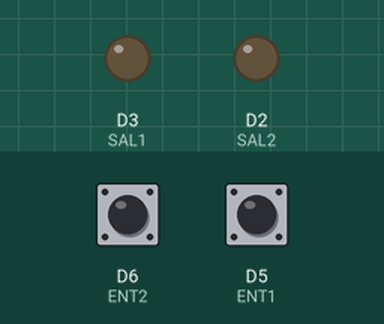
Bench run of a sketch on a simulated ESP8266 (Wemos D1 mini). On the bench: output pins drawn as LEDs (lit = HIGH). Inputs (shaded band) come from the test bench; at power-on: D6 (ENT2) HIGH, D5 (ENT1) HIGH. What the sketch prints to the serial monitor is not drawn.

Above: at 2.6 s.
2.7 s: D6 (ENT2) pulled LOW for 0.15 s
At 3.5 s:
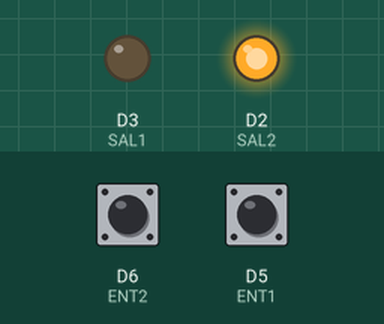
4.3 s: D5 (ENT1) pulled LOW for 0.15 s
At 4.7 s:
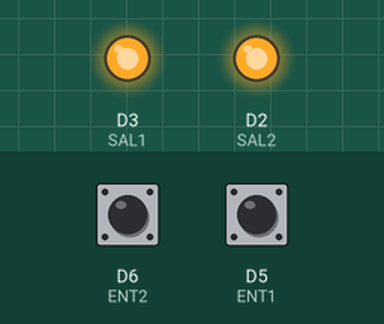
5.9 s: D6 (ENT2) pulled LOW for 1 s
At 7.1 s:
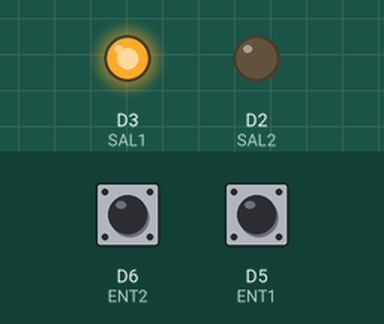
9.9 s: D6 (ENT2) pulled LOW for 3.2 s
At 10.2 s:
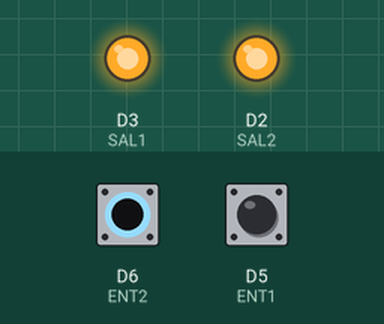
14.6 s: D5 (ENT1) pulled LOW for 1 s
At 14.9 s:
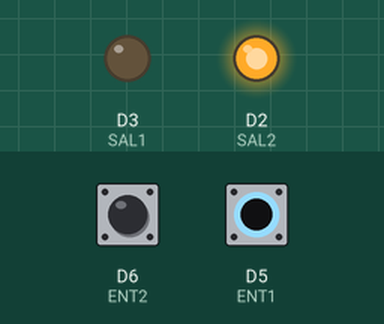
Timing chart, 0 to 17.6 s (numbered marks = the images above; inputs shaded):
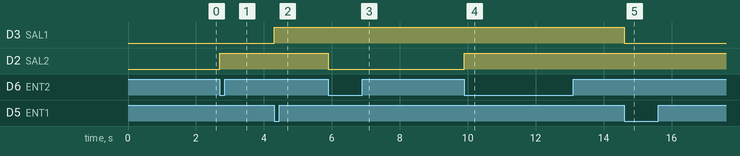

The sketch:

WEMOS_postserver_AccessPoint.ino
```cpp
#include <ESP8266WiFi.h>
#include <WiFiClient.h>
#include <ESP8266WebServer.h>
#include <ESP8266mDNS.h>
#include <string.h>

#ifndef STASSID
#define STASSID "your_wifi"
#define STAPSK  "your_wifi_passwd"
#endif
#ifndef APSSID
#define APSSID "this_wemos_wifi_access_point_name"
#define APPSK  "access_point_passwd"
#endif

#define SAL1 D3
#define SAL2 D2
#define ENT1 D5
#define ENT2 D6

const char *ssid     = APSSID;
const char *password = APPSK;
boolean estado1=0;
boolean estado2=0;

ESP8266WebServer server(80);

const int led = LED_BUILTIN;

const String postForms = "<html>\
  <head>\
    <title>ESP8266 Web Server POST handling</title>\
    <style>\
      body { background-color: #cccccc; font-size: xx-large; font-family: Arial, Helvetica, Sans-Serif; Color: #000088; }\
    </style>\
  </head>\
  <body>\
    <h1>POST plain text to /postplain/</h1><br>\
    <form method=\"post\" enctype=\"text/plain\" action=\"/postplain/\">\
      <div style=\"margin:10 80 40\">\
      <input type=\"submit\" style=\"font-size: 120px\" name=\"bot1\" value=\"1\"><br>\<br>\
      <input type=\"submit\" style=\"font-size: 120px\" name=\"bot2\" value=\"2\"><br>\
    </div>\
    </form>\
  </body>\
</html>";

const String redirige = "<html>\
    <head>\
        <meta http-equiv=\"refresh\" content=\"0; url=http://192.168.4.1/?\">\
<script type=\"text/javascript\">\
window.location.href = \"http://192.168.4.1\"\
</script>\
</head>\
</html>";


void handleRoot() {
  server.send(200, "text/html", postForms);
}

void handlePlain() {
  Serial.print(server.arg("plain"));

  if (server.method() != HTTP_POST) {
  //  server.send(405, "text/plain", "Method Not Allowed");
  } else {
   char dato = server.arg("plain")[5];
    if (dato=='1'){
      estado1 = !estado1;
      digitalWrite(SAL1, estado1);
    }
    else if (dato=='2') {
      estado2 = !estado2;
      digitalWrite(SAL2, estado2);
    }
   Serial.println(" recibido");
   Serial.print("Luz ");
   Serial.print(dato);
   switch(dato) {
    case '1':
     if (estado1==1) {Serial.println(" encendida");} else {Serial.println(" apagada");}
     break;
    case '2':
     if (estado2==1) {Serial.println(" encendida");} else {Serial.println(" apagada");}
     break;
    }
   }

    server.send(201, "text/html", redirige);
}
/*
void handleForm() {
  if (server.method() != HTTP_POST) {
  //  server.send(405, "text/plain", "Method Not Allowed");
  } else {
   char dato = server.arg("plain")[5];
   Serial.print(server.arg("plain"));
   Serial.println(" recibido");
    if (dato=='1'){
      estado1 = !estado1;
      digitalWrite(led, estado1);
    }
    else if (dato=='2') {
      estado2 = !estado2;
      digitalWrite(D3, estado2);
    }
    server.send(201, "text/html", redirige);
  }
}
*/
void handleNotFound() {
//  digitalWrite(led, 1);
  String message = "File Not Found\n\n";
  message += "URI: ";
  message += server.uri();
  message += "\nMethod: ";
  message += (server.method() == HTTP_GET) ? "GET" : "POST";
  message += "\nArguments: ";
  message += server.args();
  message += "\n";
  for (uint8_t i = 0; i < server.args(); i++) {
    message += " " + server.argName(i) + ": " + server.arg(i) + "\n";
  }
  server.send(404, "text/plain", message);
  Serial.println(message);
//  digitalWrite(led, 0);
}

void setup(void) {
  pinMode(SAL1, OUTPUT);
  pinMode(SAL2, OUTPUT);
  digitalWrite(SAL1, 0);
  digitalWrite(SAL2, 0);
  delay(400);
  Serial.begin(115200);
  Serial.println("");
  Serial.print("Configuring access point...");
  WiFi.softAP(ssid, password);
  IPAddress myIP = WiFi.softAPIP();
  Serial.print("AP IP address: ");
  Serial.println(myIP);
  server.on("/", handleRoot);
  server.on("/postplain/", handlePlain);
  server.onNotFound(handleNotFound);
  server.begin();
  Serial.println("HTTP server started");
  delay(1000);
  pinMode(SAL1, OUTPUT);
  pinMode(SAL2, OUTPUT);
  pinMode(ENT1, INPUT_PULLUP);
  pinMode(ENT2, INPUT_PULLUP);
  digitalWrite(SAL1, estado1);
  digitalWrite(SAL2, estado2);
}

void loop() {
  if (!digitalRead(ENT1)) {
    estado1 = !estado1;
    digitalWrite(SAL1, estado1);
    while(!digitalRead(ENT1)) {delay(20);}
  }
  if (!digitalRead(ENT2)) {
    estado2 = !estado2;
    digitalWrite(SAL2, estado2);
    while(!digitalRead(ENT2)) {delay(20);}
  }
  server.handleClient();
}
```

Measured:
- after the input at 2.7 s, D2 (SAL2): LOW → HIGH at once
- after the input at 4.3 s, D3 (SAL1): LOW → HIGH at once
- after the input at 5.9 s, D2 (SAL2): HIGH → LOW at once
- after the input at 9.9 s, D2 (SAL2): LOW → HIGH at once
- after the input at 14.6 s, D3 (SAL1): HIGH → LOW at once
